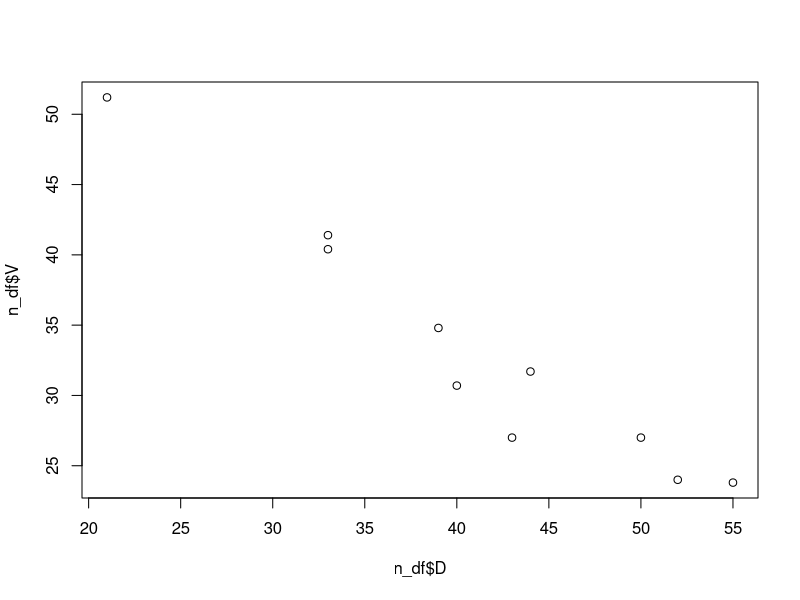

Here is the R script that generated this plot: (Note: this script raises an error after producing the figure.)



n_df <- data.frame(
  D=c(43,   55,   40,   52,   39,   33,   50,   33,   44,   21),
  V=c(27.0, 23.8, 30.7, 24.0, 34.8, 41.4, 27.0, 40.4, 31.7, 51.2),
  n=c(1,    1,    1,    1,    1,    1,    1,    1,    1,    1)
  
)

plot(n_df$D,n_df$V, cex=n_df$n)

DoverV = nana_n_df_linear_regression(n_df, "D", "V")
VoverD = nana_n_df_linear_regression(n_df, "V", "D")

r2 <- DoverV["b"] * VoverD["b"]

r <- sqrt(r2)

print(r)
